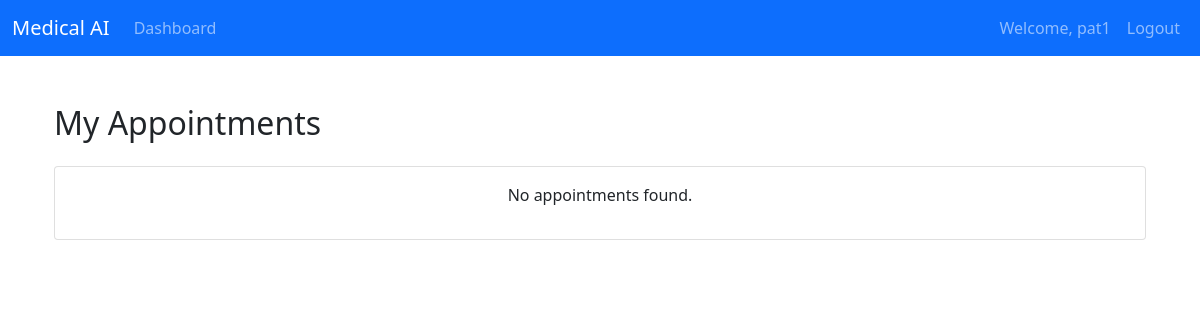
Page /patient/view_appointments/ (signed in) on the earlier database version.
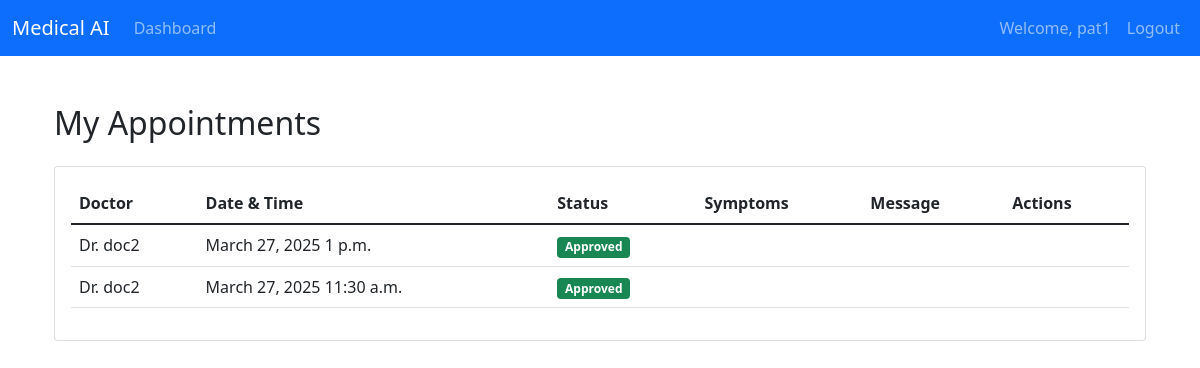
Same page on the later database version.
### authentication/models.py (models this page shows, shortened)
class CustomUser(AbstractUser):
    ROLE_CHOICES = [
        ('doctor', 'Doctor'),
        ('patient', 'Patient'),
        ('medical_store', 'Medical Store'),
    ]
    role = models.CharField(max_length=20, choices=ROLE_CHOICES)
    phone_number = models.CharField(max_length=15, blank=True, null=True)
    address = models.TextField(blank=True, null=True)
    profile_completed = models.BooleanField(default=False)  # New field

### doctors/models.py (models this page shows, shortened)
class Appointment(models.Model):
    STATUS_CHOICES = [
        ('pending', 'Pending Request'),
        ('approved', 'Approved'),
        ('rejected', 'Rejected'),
        ('cancelled', 'Cancelled'),
        ('completed', 'Completed')
    ]
    patient = models.ForeignKey('patients.Patient', on_delete=models.CASCADE)
    doctor = models.ForeignKey(Doctor, on_delete=models.CASCADE)
    appointment_date = models.DateField()
    appointment_time = models.TimeField()
    symptoms = models.TextField()
    message = models.TextField(blank=True)
    status = models.CharField(max_length=20, choices=STATUS_CHOICES, default='pending')
    created_at = models.DateTimeField(auto_now_add=True)
    updated_at = models.DateTimeField(auto_now=True)
    reason_for_rejection = models.TextField(blank=True, null=True)
    class Meta:
        ordering = ['-created_at']

class Doctor(models.Model):
    WORKING_DAYS_CHOICES = [
        ('custom', 'Custom Days'),
        ('mon-fri', 'Monday to Friday'),
        ('mon-sat', 'Monday to Saturday'),
        ('tue-sun', 'Tuesday to Sunday'),
        ('mon-sun', 'Monday to Sunday'),
        ('alternate', 'Alternate Days'),
    ]
    user = models.OneToOneField(CustomUser, on_delete=models.CASCADE, related_name='doctor')
    full_name = models.CharField(max_length=100)
    specialization = models.ForeignKey(Specialization, on_delete=models.SET_NULL, null=True, related_name='doctors')
    qualification = models.CharField(max_length=200, null=True, blank=True)
    experience = models.IntegerField(validators=[MinValueValidator(0)], null=True, blank=True)
    fee = models.DecimalField(max_digits=10, decimal_places=2, validators=[MinValueValidator(0)], null=True, blank=True)
    total_reviews = models.IntegerField(default=0)
    address = models.TextField(null=True, blank=True)
    start_time = models.TimeField(default='10:00')
    end_time = models.TimeField(default='18:00')
    working_days = models.CharField(
        max_length=20,
        choices=WORKING_DAYS_CHOICES,
        default='mon-fri'
    )
    contact_number = models.CharField(max_length=20, null=True, blank=True)
    email = models.EmailField(null=True, blank=True)
    is_available = models.BooleanField(default=True)
    availability_notes = models.TextField(blank=True)
    city = models.CharField(max_length=100, null=True, blank=True)
    state = models.CharField(max_length=100, null=True, blank=True)
    pincode = models.CharField(max_length=10, null=True, blank=True)
    medical_license_number = models.CharField(max_length=50, unique=True, null=True, blank=True)
    registration_date = models.DateField(null=True, blank=True)
    is_profile_complete = models.BooleanField(default=False)
    is_verified = models.BooleanField(default=False)
    created_at = models.DateTimeField(auto_now_add=True)
    updated_at = models.DateTimeField(auto_now=True)
    class Meta:
        ordering = ['-created_at']
        verbose_name = 'Doctor'
        verbose_name_plural = 'Doctors'

### patients/views.py (the view)
# urls.py: path('view_appointments/', views.view_appointments, name='view_appointments'),
@login_required
def view_appointments(request):
    try:
        patient = request.user.patient
        appointments = Appointment.objects.filter(
            patient=patient
        ).order_by('-appointment_date', '-appointment_time')
        return render(request, 'patients/view_appointments.html', {
            'appointments': appointments
        })
    except Patient.DoesNotExist:
        messages.error(request, 'Patient profile not found')
        return redirect('patients:patient_profile_setup')

### patients/templates/patients/view_appointments.html (shortened to what this page needs)
{% extends 'base.html' %}
{% block content %}
<div class="container mt-5">
    <div class="row justify-content-center">
        <div class="col-md-12">
            <h2>My Appointments</h2>
            <div class="card mt-4">
                <div class="card-body">
                    {% if appointments %}
                    <div class="table-responsive">
                        <table class="table table-hover">
                            <thead>
                                <tr>
                                    <th>Doctor</th>
                                    <th>Date & Time</th>
                                    <th>Status</th>
                                    <th>Symptoms</th>
                                    <th>Message</th>
                                    <th>Actions</th>
                                </tr>
                            </thead>
                            <tbody>
                                {% for appointment in appointments %}
                                <tr>
                                    <td>Dr. {{ appointment.doctor.full_name }}</td>
                                    <td>{{ appointment.appointment_date }} {{ appointment.appointment_time }}</td>
                                    <td>
                                        <span class="badge {% if appointment.status == 'pending' %}bg-warning{% elif appointment.status == 'approved' %}bg-success{% elif appointment.status == 'rejected' %}bg-danger{% elif appointment.status == 'cancelled' %}bg-secondary{% else %}bg-info{% endif %}">
                                            {{ appointment.get_status_display }}
                                        </span>
                                    </td>
                                    <td>{{ appointment.symptoms }}</td>
                                    <td>{{ appointment.message }}</td>
                                    <td>
                                    </td>
                                </tr>
                                {% endfor %}
                            </tbody>
                        </table>
                    </div>
                    {% else %}
                    <p class="text-center">No appointments found.</p>
                    {% endif %}
                </div>
            </div>
        </div>
    </div>
</div>
{% endblock %}

### templates/base.html (shortened to what this page needs)
<!DOCTYPE html>
<html lang="en">
<head>
    <link href="https://cdn.jsdelivr.net/npm/bootstrap@5.1.3/dist/css/bootstrap.min.css" rel="stylesheet">
    <link href="https://cdnjs.cloudflare.com/ajax/libs/font-awesome/6.0.0/css/all.min.css" rel="stylesheet">
</head>
<body>
    <nav class="navbar navbar-expand-lg navbar-dark bg-primary">
        <div class="container-fluid">
            <a class="navbar-brand" href="#">Medical AI</a>
            <div class="collapse navbar-collapse" id="navbarNav">
                <ul class="navbar-nav me-auto">
                    {% if user.is_authenticated %}
                        {% if user.role == 'patient' %}
                            <li class="nav-item">
                                <a class="nav-link" href="{% url 'patients:dashboard' %}">Dashboard</a>
                            </li>
                        {% elif user.role == 'doctor' %}
                            <li class="nav-item">
                                <a class="nav-link" href="{% url 'doctors:doctor_dashboard' %}">Dashboard</a>
                            </li>
                        {% elif user.role == 'medical_store' %}
                            <li class="nav-item">
                                <a class="nav-link" href="{% url 'medical_store:dashboard' %}">Dashboard</a>
                            </li>
                        {% endif %}
                    {% endif %}
                </ul>
                <ul class="navbar-nav">
                    {% if user.is_authenticated %}
                        <li class="nav-item">
                            <span class="nav-link">Welcome, {{ user.username }}</span>
                        </li>
                        <li class="nav-item">
                            <a class="nav-link" href="{% url 'logout' %}">Logout</a>
                        </li>
                    {% endif %}
                </ul>
            </div>
        </div>
    </nav>
    <main class="container mt-4">
        {% block content %}{% endblock %}
    </main>
</body>
</html>

Differences in the rows shown:
added Appointment: doctor.full_name "doc2", appointment_date "March 27, 2025", appointment_time "1 p.m.", status "Approved"
added Appointment: doctor.full_name "doc2", appointment_date "March 27, 2025", appointment_time "11:30 a.m.", status "Approved"
Other differences:
text no longer shown: "No appointments found."
text now shown: "Doctor Date & Time Status Symptoms Message Actions"
